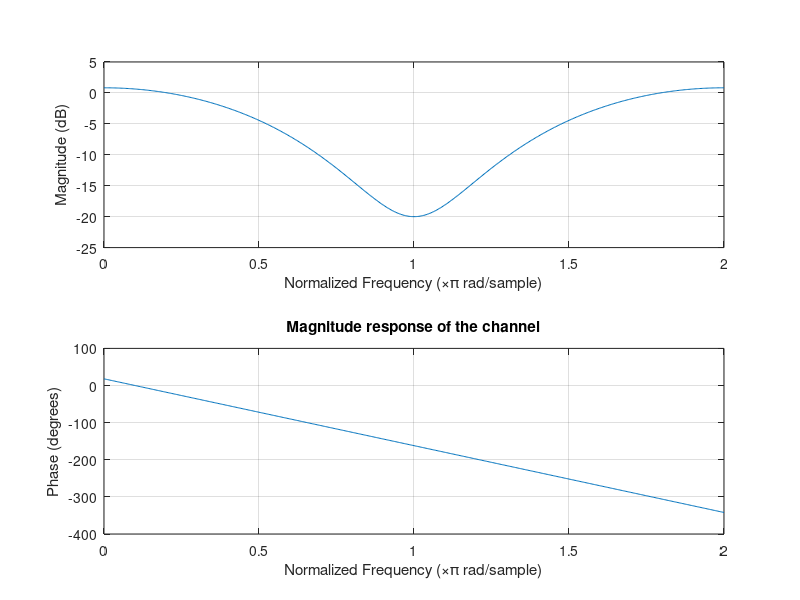

MATLAB code for this plot: (Note: this script raises an error after producing the figure.)
clc; clear ;close all;

 L1=2.^12;

x = randn(1,L1);
cn=0.25*exp(0.1i*pi)*[1 2.4 1];
 figure(1);
freqz(cn);
title('Magnitude response of the channel');

ytx=conv(x,cn); 
yrx=awgn(ytx,30);
 Neq=20;
 [heq, dmin,Er]=equalize1(x,yrx,Neq);
 E(Neq)=Er;
 
 figure(2);
 freqz(heq);

 legend('Frequency response of the equalizer');
 title('y(tx) is the  white gaussian noise');

%%
L1=2.^12;
% n=0:L1-1;
x = randn(1,L1);
cn=0.25*exp(0.1i*pi)*[1 2.4 1];

[Nhlp,fo,mo,w]=firpmord([0.45 0.55],[1 0],[0.01 0.001],2);
hlp=firpm(2*round(Nhlp/2),fo,mo,w);

ytx=conv(x,hlp);
ytx=conv(ytx,cn); 
yrx=awgn(ytx,30);
 Neq=20
   [heq, dmin,Er]=equalize1(ytx,yrx,Neq);
 
 figure(3);
 freqz(heq);

title('ytx is a filtered white gaussian noise');


%%
 L1=2.^12;
% n=0:L1-1;
x = randn(1,L1);
cn=0.25*exp(0.1i*pi)*[1 2.4 1];

[Nhlp,fo,mo,w]=firpmord([0.45 0.55],[1 0],[0.01 0.001],2);
hlp=firpm(2*round(Nhlp/2),fo,mo,w);

ytx=conv(x,hlp);
ytx=conv(ytx,cn); 
yrx=awgn(ytx,30);
for Neq=1:50
   [heq, dmin,Er]=equalize1(ytx,yrx,Neq);
 E(Neq)=Er;
end
 figure(4);
 plot(E);
xlabel('Order of filter: Neq');
ylabel('Err(min)');
title('ytx is a filtered white gaussian noise');
legend('Err_{min}');

%%

 L1=2.^12;

x = randn(1,L1);
cn=0.25*exp(0.1i*pi)*[1 2.4 1];
 

ytx=conv(x,cn); 
yrx=awgn(ytx,30);
for  Neq=1:50
 [heq, dmin,Er]=equalize1(x,yrx,Neq);
 E(Neq)=Er;
end
 figure(4);
 plot(E);
xlabel('Order of filter: Neq');
ylabel('Err(min)');
title('ytx is a  white gaussian noise');
legend('Err_{min}');


function [heq, dmin,Err]=equalize1(ytx,yrx,Neq)

%%

a=1;
Err=[];

%First, you need to check the lengths of the input signals
 L=length(ytx);
if length(yrx)<L
    yrx(end+1:L)=0;
elseif length(yrx)>L
    yrx=yrx(1:L);
end


%A is a Toeplitz matrix 
part1 = [yrx zeros(1,Neq)].';  
part2 = [yrx(1) zeros(1,Neq)].';

Atop = toeplitz(part1, part2);


ERR=[];
h=[];
for delay=0:Neq 
    ytx_delayed=[zeros(1,delay) ytx zeros(1,Neq-delay)].';
    heq_save(delay+1,:) = (Atop'*Atop)\Atop'*ytx_delayed; % Eqaution 7 from Lab Memo
    

yrxeq=conv(yrx,heq_save(delay+1,:));
 Er(a)=sum(abs(yrxeq-ytx_delayed.').^2);
  a=a+1;

 
[~, index] = min(Er);
end
%freqz(yrxeq);
heq = heq_save(:,index); % return filter

dmin = index-1; % return dmin
Err=Er(dmin+1);
 return

end

